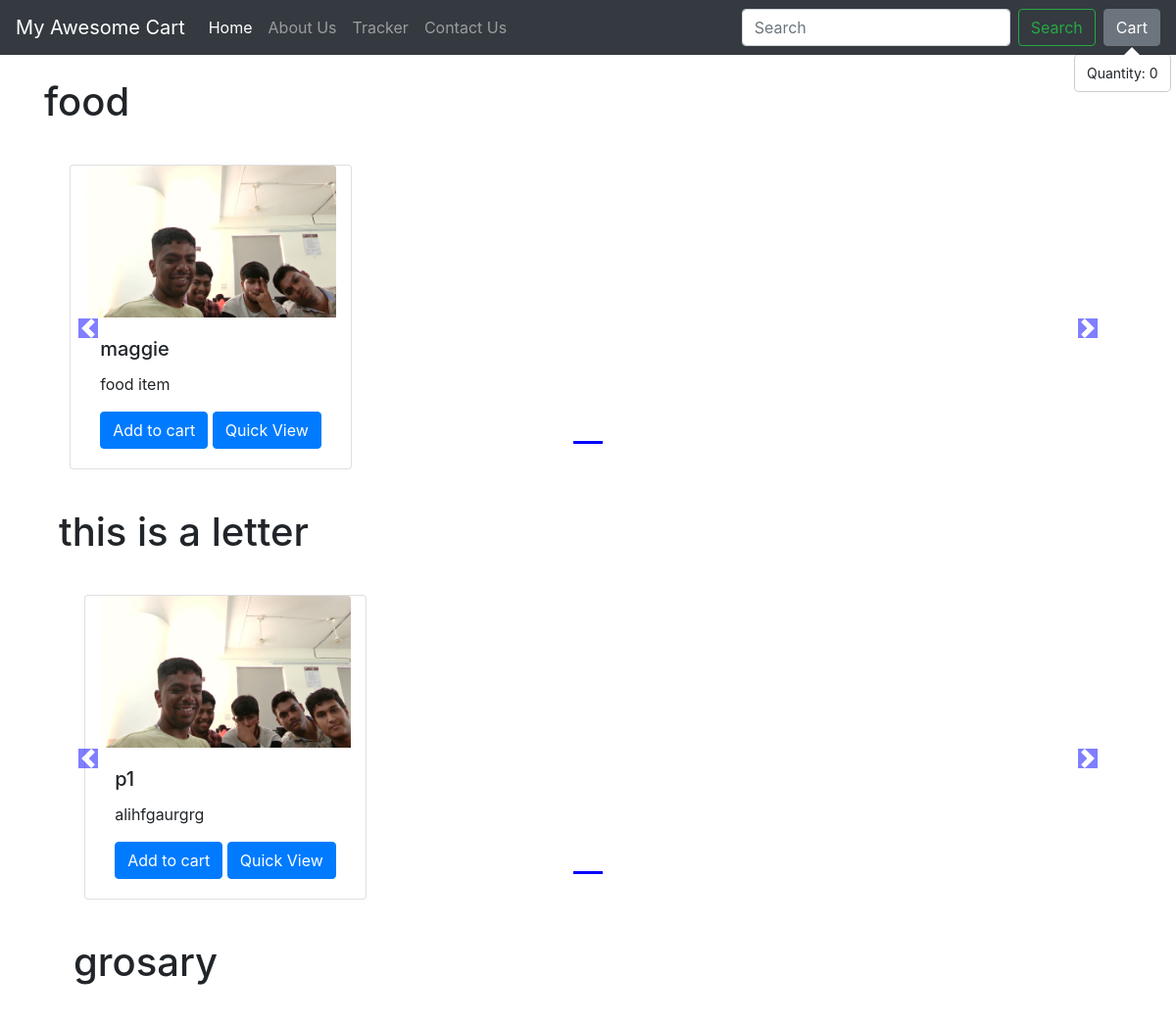
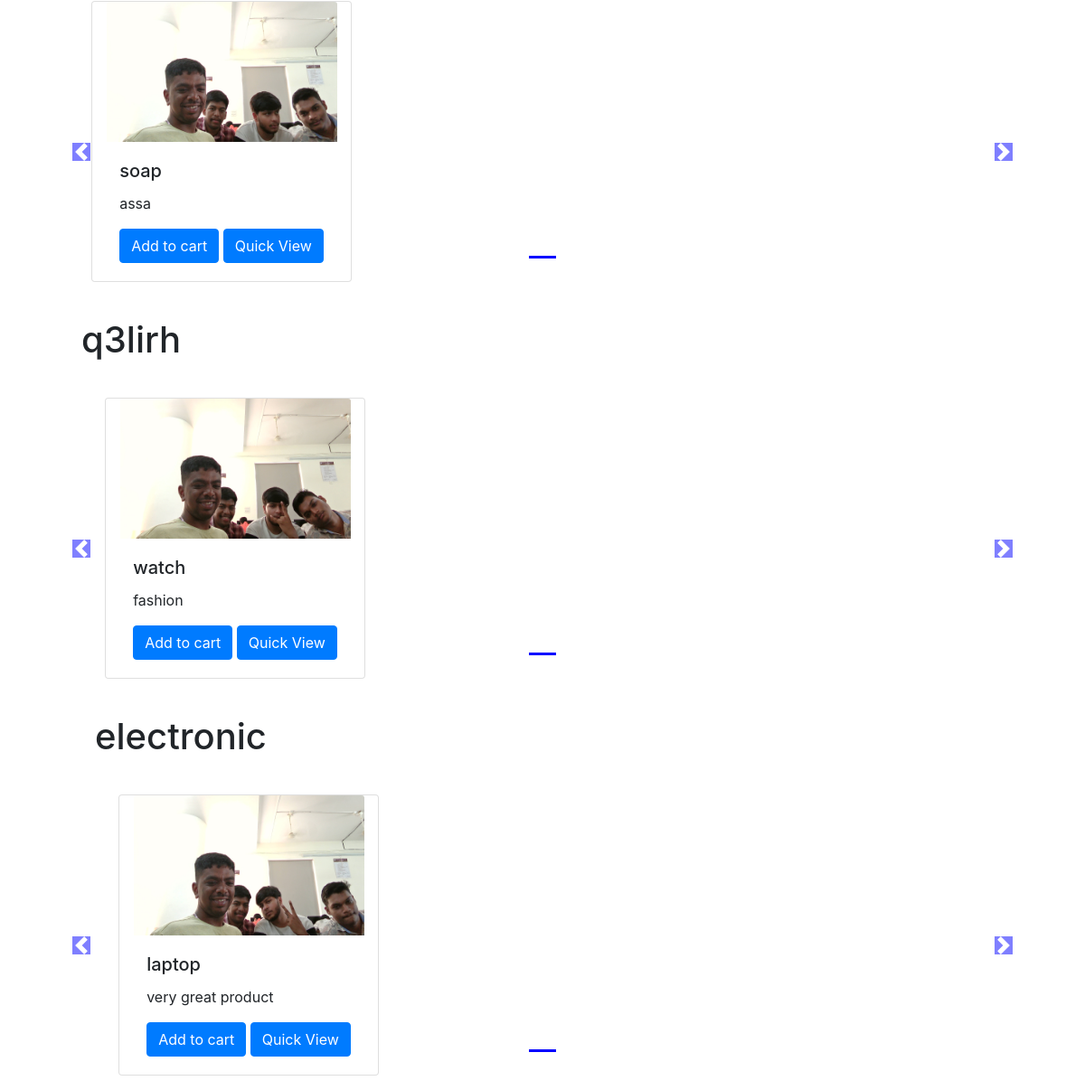
The app's page /shop/ with its own data (2 pictures, top to bottom).
### shop/models.py (models this page shows, shortened)
class Product(models.Model):
    p_id = models.AutoField
    p_name = models.CharField(max_length=50, default="")
    category = models.CharField(max_length=50, default="")
    sub_category = models.CharField(max_length=50, default="")
    price = models.IntegerField(default=0)
    p_desc = models.CharField(max_length=300, default="")
    pub_date = models.DateField()
    image = models.ImageField(upload_to="shop/images", default="")

### shop/views.py (the view)
# urls.py: path("", views.index, name="BlogHome"),
def index(request):
    items = []
    cat_prods = Product.objects.values('category', 'id')
    cats = {item['category'] for item in cat_prods}
    for cat in cats:
        prod = Product.objects.filter(category=cat)
        n = len(prod)
        nslides = n // 4 + ceil((n / 4) - (n // 4))
        items.append([prod, nslides, range(1, nslides)])
    param = {'Prods': items}
    return render(request, "shop/spage.html", param)

### template/shop/spage.html (shortened to what this page needs)
{% extends 'shop/basic.html' %}
{% block body%}
{% load static %}
{% for Products,no_of_slides,range in Prods %}
<div class="container">
    <h1 class="my-4"> {{Products.0.category}} </h1>
    <div class="row">
        <div id="demo{{forloop.counter}}" class="col carousel slide my-3" data-ride="carousel">
            <ul class="carousel-indicators">
                <li data-target="#demo{{forloop.counter}}" data-slide-to="0" class="active"></li>
            </ul>
            <div class="container carousel-inner no-padding">
                <div class="carousel-item active">
                    {% for i in Products%}
                    <div class="col-xs-3 col-sm-3 col-md-3">
                        <div class="card align-items-center" style="width: 18rem;">
                            <img src="/media/{{i.image}}" class="card-img-top" alt="...">
                            <div class="card-body">
                                <h5 class="card-title">{{i.p_name}}</h5>
                                <p class="card-text">{{i.p_desc}}</p>
                                <button id="pr{{i.id}}" class="btn btn-primary cart">Add to cart</button>
                                <a href="/shop/products/{{i.id}}">
                                    <button id="pv{{i.id}}" class="btn btn-primary">Quick View</button>
                                </a>
                            </div>
                        </div>
                    </div>
                    {% endfor %}
                </div>
            </div>
        </div>
        <a class="carousel-control-prev" href="#demo{{forloop.counter}}" data-slide="prev">
            <span class="carousel-control-prev-icon"></span>
        </a>
        <a class="carousel-control-next" href="#demo{{forloop.counter}}" data-slide="next">
            <span class="carousel-control-next-icon"></span>
        </a>
    </div>
    {%endfor%}
</div>
{% endblock %}

### template/shop/basic.html (shortened to what this page needs)
<!doctype html>
<html lang="en">
<head>
    <link rel="stylesheet" href="https://stackpath.bootstrapcdn.com/bootstrap/4.2.1/css/bootstrap.min.css"
>
</head>
<body>
<nav class="navbar navbar-expand-lg navbar-dark bg-dark">
    <a class="navbar-brand" href="#">My Awesome Cart</a>
    <div class="collapse navbar-collapse" id="navbarSupportedContent">
        <ul class="navbar-nav mr-auto">
            <li class="nav-item active">
                <a class="nav-link" href="/shop">Home <span class="sr-only">(current)</span></a>
            </li>
            <li class="nav-item">
                <a class="nav-link" href="/shop/about" tabindex="-1" aria-disabled="true">About Us</a>
            </li>
            <li class="nav-item">
                <a class="nav-link" href="#" tabindex="-1" aria-disabled="true">Tracker</a>
            </li>
            <li class="nav-item">
                <a class="nav-link" href="/shop/contact" tabindex="-1" aria-disabled="true">Contact Us</a>
            </li>
        </ul>
        <form class="form-inline mx-2 my-lg-0">
            <input class="form-control mr-sm-2" type="search" placeholder="Search" aria-label="Search">
            <button class="btn btn-outline-success my-2 my-sm-0" type="submit">Search</button>
        </form>
        <button id="pop_cart" type="button" class="btn btn-secondary" data-container="body" data-toggle="popover"
                data-placement="bottom" data-html="true" data-content='Quantity:<span id="cart"> 0 </span>'>
            Cart
        </button>
    </div>
</nav>
{% block body %} {% endblock %}
</body>
</html>

### template/shop/spage.html (style rules this page uses)
.col-md-3 { display: inline-block; margin-left: -4px; }
.carousel-indicators .active { background-color: blue; }
.col-md-3 img { width: 255px; height: 155px; }
.carousel-control-prev, .carousel-control-next { top: Auto; bottom: Auto; padding-top: 173px; }
body .carousel-indicators { bottom: 0; }
body .carousel-control-prev-icon, body .carousel-control-next-icon { background-color: blue; }
body .no-padding { padding-left: 0 px; padding-right: 0 px; }

### records on screen
Product: category "food", image (picture), p_name "maggie", p_desc "food item"
Product: category "this is a letter", image (picture), p_name "p1", p_desc "alihfgaurgrg"
Product: category "grosary", image (picture), p_name "soap", p_desc "assa"
Product: category "q3lirh", image (picture), p_name "watch", p_desc "fashion"
Product: category "electronic", image (picture), p_name "laptop", p_desc "very great product"
